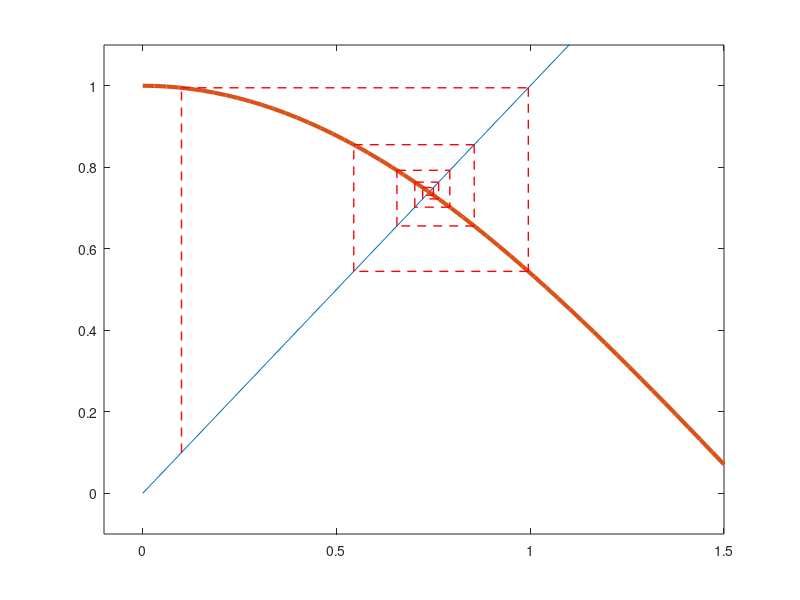

Write MATLAB code to recreate this figure.
%---------------------------------------------
%                fixpunkt.m
%
%  berechnet naeherungsweise einen Fixpunkt
%
% Gerd Rapin                    6.11.2003 
%----------------------------------------------

% Plot 1
x=linspace(0,1.5,50);
y=cos(x);
plot(x,x,x,y,'LineWidth',3),
axis([-0.1 1.5 -0.1 1.1]);
hold on;
pause; % stoppt bis eine Taste gedrueckt wird

% Anfangswert
z(1)=0.1;
% Iterationsschritte 
it_max=10;

for i=1:it_max
    z(i+1)=cos(z(i));
    plot([z(i) z(i)], [z(i) z(i+1)],'r--','LineWidth',1);
    pause;
    plot([z(i) z(i+1)],[z(i+1) z(i+1)],'r--','LineWidth',1);
    hold on;
    pause; % stoppt bis eine Taste gedrueckt wird
end;